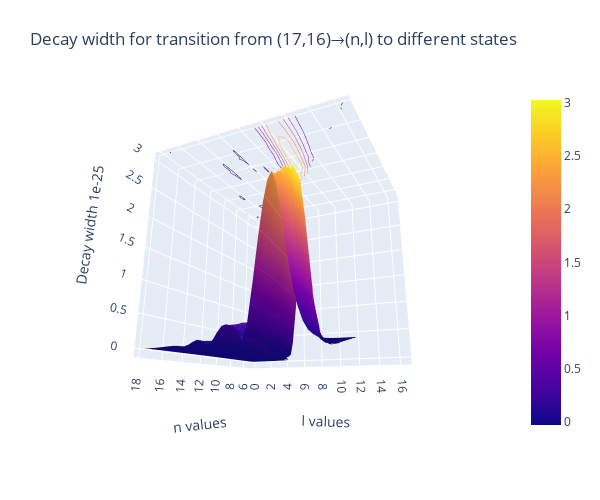

Notebook cell for this chart:
### Code cell
import plotly.graph_objects as go
import pandas as pd
import numpy as np
# Read data from a csv
#z_data = pd.read_csv('https://raw.githubusercontent.com/plotly/datasets/master/api_docs/mt_bruno_elevation.csv')
z = Z_grid/10**-25
sh_0, sh_1 = z.shape
#x, y = np.linspace(0, 1, sh_0), np.linspace(0, 1, sh_1)
x, y = X_grid, Y_grid
fig = go.Figure(data=[go.Surface(z=z, x=x, y=y)])
# fig.update_layout(title='Decay width', autosize=False,
#                   scene = dict(
#                     xaxis_title='n values',
#                     yaxis_title='l values',
#                     zaxis_title='Decay width 1e-25'),width=600, height=500,
#                   margin=dict(l=65, r=50, b=65, t=90))

fig.update_traces(contours_z=dict(show=True, usecolormap=True,
                                  highlightcolor="limegreen", project_z=True))
fig.update_layout(title='Decay width for transition from (17,16)→(n,l) to different states', autosize=False,
                  scene_camera_eye=dict(x=1.87, y=0.88, z=-0.64),
                  scene = dict(
                    xaxis_title='n values',
                    yaxis_title='l values',
                    zaxis_title='Decay width 1e-25'),width=600, height=500,
                  margin=dict(l=65, r=50, b=65, t=90)
)
fig.show()

### Figure 1 — Plotly figure (JSON) as saved in the notebook; plotly's stock layout.template omitted (floating-point values rounded to 4 significant figures; data arrays with more than 128 entries replaced by an {"elided": "..."} marker saying what was removed)
{"data": [{"contours": {"z": {"highlightcolor": "limegreen", "project": {"z": true}, "show": true, "usecolormap": true}}, "type": "surface", "x": {"elided": "50x50 float values"}, "y": {"elided": "50x50 float values"}, "z": {"elided": "50x50 float values"}}], "layout": {"autosize": false, "height": 500, "margin": {"b": 65, "l": 65, "r": 50, "t": 90}, "scene": {"camera": {"eye": {"x": 1.87, "y": 0.88, "z": -0.64}}, "xaxis": {"title": {"text": "n values"}}, "yaxis": {"title": {"text": "l values"}}, "zaxis": {"title": {"text": "Decay width 1e-25"}}}, "title": {"text": "Decay width for transition from (17,16)→(n,l) to different states"}, "width": 600}}
